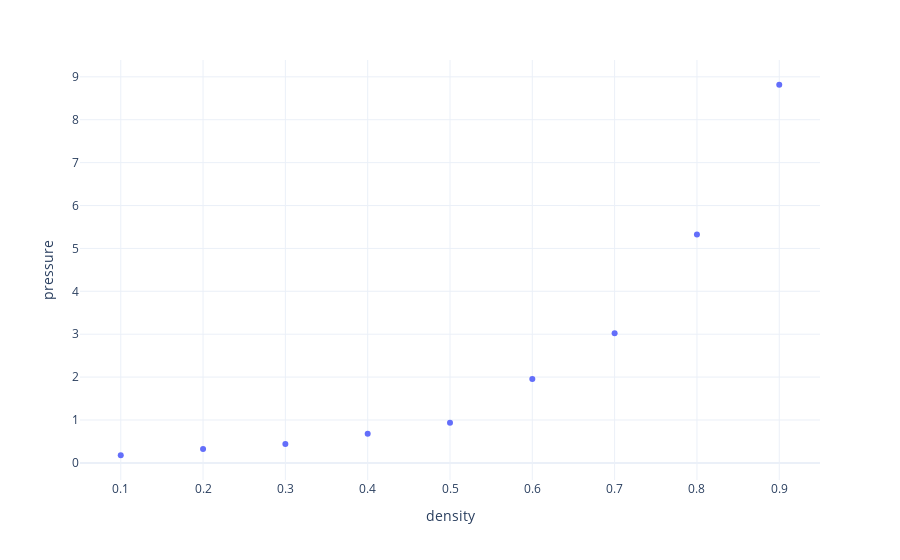

Write notebook code for a chart like this one.
### Code cell
fig = px.scatter(x=ro,y=p,labels={'x':'density', 'y':'pressure'})
fig.update_layout(template='plotly_white')
fig.show()

### Figure 1 — Plotly figure (JSON) as saved in the notebook; plotly's stock layout.template omitted (floating-point values rounded to 4 significant figures)
{"data": [{"hoverlabel": {"namelength": 0}, "hovertemplate": "density=%{x}<br>pressure=%{y}", "legendgroup": "", "marker": {"color": "#636efa", "symbol": "circle"}, "mode": "markers", "name": "", "showlegend": false, "type": "scatter", "x": [0.1, 0.2, 0.3, 0.4, 0.5, 0.6, 0.7, 0.8, 0.9], "xaxis": "x", "y": [0.1779, 0.3222, 0.4376, 0.6765, 0.9352, 1.955, 3.022, 5.324, 8.816], "yaxis": "y"}], "layout": {"legend": {"tracegroupgap": 0}, "margin": {"t": 60}, "xaxis": {"anchor": "y", "domain": [0, 1], "title": {"text": "density"}}, "yaxis": {"anchor": "x", "domain": [0, 1], "title": {"text": "pressure"}}}}
